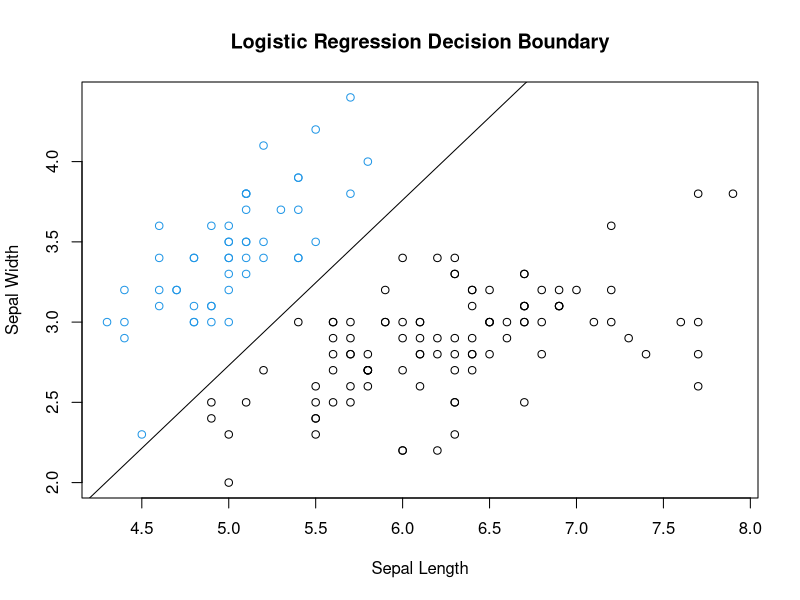
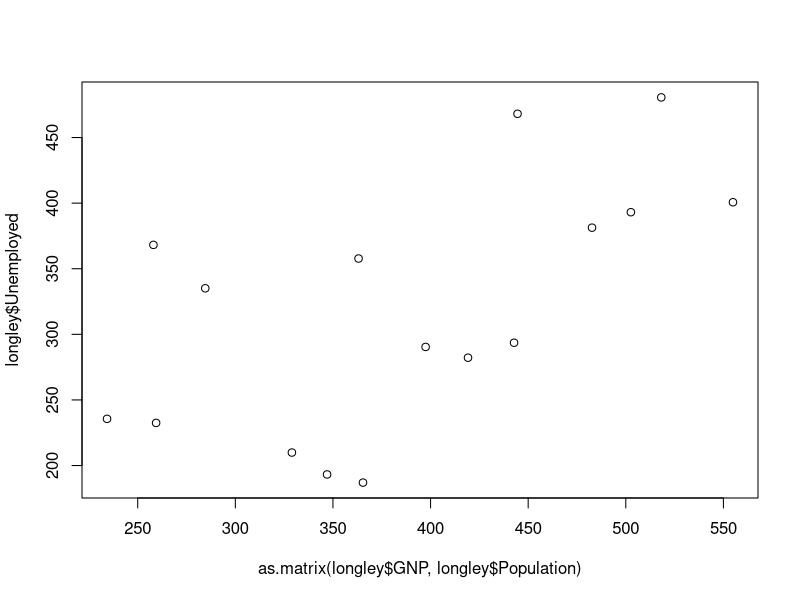

The R source for these figures, in order:

logistic.gradient <- function(x, y, theta){
  t(x) %*% (1 / (1 + exp(-(x %*% theta))) - y)
}

linear.gradient <- function(x, y, theta){
  t(x) %>% (x %*% theta - y)
}

gradient.descent <- function(gradient, x, y){
  
  x <- as.matrix(x)
  y <- as.matrix(y)
  m <- ncol(x)
  grad <- gradient
  
  theta.var <- matrix(0, nrow = m, 1)

  fit <- function(maxiter = 10000, alpha = 0.05, tol = .00001){
    for(i in 1:maxiter){
      theta.tmp <- theta.var
      theta.var <<- theta.tmp - alpha * grad(x, y, theta.tmp)
    }
  }
  
  fit.theta <- function(){
    theta.var
  }

  return(
    list(
      fit = fit,
      theta = fit.theta
  ))
}


library(dplyr)
x <- iris %>% select(Sepal.Length, Sepal.Width) %>% 
              mutate(Intercept = 1) %>% select(Intercept, Sepal.Length, Sepal.Width)
y <- iris %>% mutate(Setosa = as.integer(Species == 'setosa')) %>%
              select(Setosa)

log.mdl <- gradient.descent(logistic.gradient, x, y)

log.mdl$fit()
log.mdl$theta()  


theta <- log.mdl$theta()

theta

## calculate coefficients
slope = -theta[1] / theta[3]
intercept = -theta[2] / theta[3]

slope 
intercept

## plot the decision boundary
plot(x$Sepal.Length, x$Sepal.Width, main="Logistic Regression Decision Boundary",
     xlab = 'Sepal Length', ylab = 'Sepal Width', col = ifelse(y == 1, 4, 1))
abline(slope, intercept)

reg.mdl <- gradient.descent(linear.gradient, as.matrix(longley$GNP, longley$Population), longley$Unemployed)
lin.theta <- reg.mdl$theta()
lin.theta

plot(as.matrix(longley$GNP, longley$Population), longley$Unemployed)

